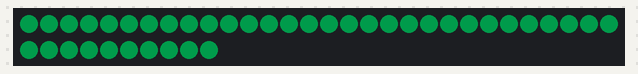
Bench run of a sketch on a simulated Arduino Uno, built with avr-gcc and run on an emulated ATmega328P. Shown: 40 RGB LEDs in strip order, left to right, continuing on the next row. Dim RGB values are drawn brighter than linear.

Above: at 0.1 s.
At 1.1 s:
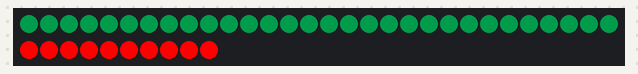
At 3.36 s:
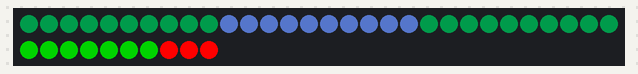

The sketch:

effectlib.ino
```cpp
#include <FastLED.h>
#include "VPEffectStatic.cpp"
#include "VPEffectColorWipe.cpp"
#include "VPEffectBreath.cpp"
#define NUM_LEDS 40

CRGBArray<NUM_LEDS> leds;


VPEffectStatic ledEnvironment;
VPEffectColorWipe ledCoin;
VPEffectBreath ledBreath;

void setup() {
  // put your setup code here, to run once:
  FastLED.addLeds<NEOPIXEL, 8>(leds, NUM_LEDS);

  leds = CHSV(128, 255, 100);
  FastLED.show();

  // 屬性設定
  ledEnvironment.setRef(leds);
  ledEnvironment.setRange(30, 40);
  ledEnvironment.setColor(CRGB::Red);

  ledCoin.setRef(leds);
  ledCoin.setRange(30, 40);
  ledCoin.setColor(CRGB::Green);
  ledCoin.setInterval(200);

  ledBreath.setRef(leds);
  ledBreath.setRange(10, 20);
  ledBreath.setHSVColor(CHSV(150, 100, 255));
  ledBreath.setInterval(75);


  // 流程設定
  ledEnvironment.startAt(1000);
  ledCoin.startAt(2000);
  ledBreath.startAt(3000);


}

void loop() {
  // put your main code here, to run repeatedly:
  ledEnvironment.update();
  ledCoin.update();
  ledBreath.update();
  FastLED.show();
}
```

VPEffectBreath.cpp
```cpp
#include <FastLED.h>

class VPEffectBreath {
  public:
    VPEffectBreath() {
      cur = prev = millis();
      interval = 50;
      __show = false;
    }

    void update() {


      cur = millis();

      // startAt(duration);
      if (cur - prev < duration) {
      } else if (__firsttime) {
        __firsttime = false;
        __show = true;
      } else {
        // already start, nothing to do here.
      }


      if (__show && cur - prev > interval) {
        prev = cur;

        mainEffectLogic();
      }
    }

    void mainEffectLogic() {
      // set
      for (int i = rangeStart; i < rangeEnd; i++) {
        __leds[i] = CHSV(color.hue, color.sat, sin8(__brightness));
      }

      // update
      __brightness = (__brightness + 4);
      if (sin8(__brightness) < 20) {
        // the last iteration
        __brightness = 0;
        __show = false;
      }
    }

    void setRef(CRGB* crgbarrayVar) {
      __leds = crgbarrayVar;
    }

    void setRange(int rangeStart, int rangeEnd) {
      this->rangeStart = rangeStart;
      this->rangeEnd = rangeEnd;
    }

    void setHSVColor(CHSV color) {
      this->color = color;
    }

    void startAt(long duration) {
      __firsttime = true;
      cur = prev = millis();
      this->duration = duration;
    }

    void setInterval(long interval) {
      this->interval = interval;
    }


  private:
    CRGB* __leds;
    long cur, prev, interval;
    long duration;
    bool __firsttime, __show;
    int rangeStart, rangeEnd;
    uint8_t __brightness;

    CHSV color;
};
```

VPEffectColorWipe.cpp
```cpp
#include <FastLED.h>

class VPEffectColorWipe {
  public:
    VPEffectColorWipe() {
      cur = prev = millis();
      interval = 50;
      __show = false;
    }

    void update() {


      cur = millis();

      // startAt(duration);
      if (cur - prev < duration) {
      } else if (__firsttime) {
        __firsttime = false;
        __show = true;
      } else {
        // already start, nothing to do here.
      }


      if (__show && cur - prev > interval) {
        prev = cur;

        mainEffectLogic();
      }
    }

    void mainEffectLogic() {
      // set
      __leds[currentDot] = color;

      // update
      currentDot = (currentDot + 1);
      if (currentDot >= rangeEnd) {
        // the last iteration
        currentDot = rangeStart;
        __show = false;
      }
    }

    void setRef(CRGB* crgbarrayVar) {
      __leds = crgbarrayVar;
    }

    void setRange(int rangeStart, int rangeEnd) {
      this->rangeStart = rangeStart;
      this->rangeEnd = rangeEnd;
      this->currentDot = rangeStart;
    }

    void setColor(CRGB color) {
      this->color = color;
    }

    void startAt(long duration) {
      __firsttime = true;
      cur = prev = millis();
      this->duration = duration;
    }

    void setInterval(long interval) {
      this->interval = interval;
    }


  private:
    CRGB* __leds;
    long cur, prev, interval;
    long duration;
    bool __firsttime, __show;
    int rangeStart, rangeEnd;
    int currentDot;
    CRGB color;
};
```

VPEffectStatic.cpp
```cpp
#include <FastLED.h>

class VPEffectStatic {
  public:
    VPEffectStatic() {
      cur = prev = millis();
      interval = 50;
      __show = false;
    }

    void update() {


      cur = millis();

      // startAt(duration);
      if (cur - prev < duration) {
      } else if (__firsttime) {
        __firsttime = false;
        __show = true;
      } else {
        // already start, nothing to do here.
      }


      if (__show && cur - prev > interval) {
        prev = cur;

        for (int i = rangeStart; i < rangeEnd; i++) {
          __leds[i] = color;
        }

        __show = false;
      }
    }

    void setRef(CRGB* crgbarrayVar) {
      __leds = crgbarrayVar;
    }

    void setRange(int rangeStart, int rangeEnd) {
      this->rangeStart = rangeStart;
      this->rangeEnd = rangeEnd;
    }

    void setColor(CRGB color) {
      this->color = color;
    }

    void startAt(long duration) {
      __firsttime = true;
      cur = prev = millis();
      this->duration = duration;
    }


  private:
    CRGB* __leds;
    long cur, prev, interval;
    long duration;
    bool __firsttime, __show;
    int rangeStart, rangeEnd;
    CRGB color;
};
```
